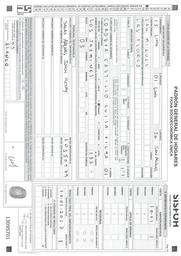
#> input picture input/pagina1_1.png, 181 x 256 px, shrunk from 1240 x 1754 before the run, found by its file name
$ python TestingCornersAlgorithms.py
#> lines starting #> are read from the running program, lines starting #| are printed output that depends on the picture
import numpy as np
import cv2
import time
import helloworld
def countNonZero(sum, i_j, x_y = None):
    if x_y is None:
        i = i_j[0]
        j = i_j[1]
        if i<0 or j<0:
            return 0

        return sum[i,j]
    else:
        i = i_j[0]
        j = i_j[1]
        x = x_y[0]
        y = x_y[1]
        T = countNonZero(sum, i_j=x_y)
        A = countNonZero(sum, i_j=(i-1,j-1))
        P = countNonZero(sum, i_j=(x, j-1))
        Q = countNonZero(sum, i_j=(i-1, y))
        return T-P-Q+A

def createSum(A):
    sum = np.zeros(A.shape)
    rows, cols = A.shape
    for x in range(rows):
        for y in range(cols):
            T = countNonZero(sum, i_j=(x-1, y - 1))
            P = countNonZero(sum, i_j=(x - 1, y))
            Q = countNonZero(sum, i_j=(x, y - 1))
            S = P + Q - T
            if A[x,y] != 0:
                S += 1
            sum[x,y] = S
    return sum

if __name__ == '__main__':
    A = np.zeros((4,3))
    A[0, 1] = 1
    A[1, 2] = 1
    A[3, 2] = 1
    A[2, 0] = 1
    print(A)
    S = createSum(A)
    print(S)
    start_time = time.time()
    A = cv2.imread('/home/vmchura/Documents/handwritten/input/pagina1_1.png', 0)
#> A: shape (256, 181); min 49, max 255, mean 233.8
    print("--- %s seconds ---" % (time.time() - start_time))
    start_time = time.time()
    S = createSum(A)
#> after the loop in createSum (call 2), `for x in range(rows):`:
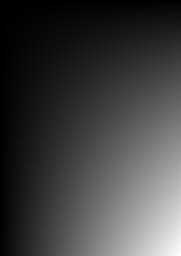
#> sum: shape (256, 181) float64; min 1, max 46336, mean 11693.5; drawn with min black and max white
    print("--- %s seconds ---" % (time.time() - start_time))

$ run again, with input/pagina1_2.png copied over input/pagina1_1.png
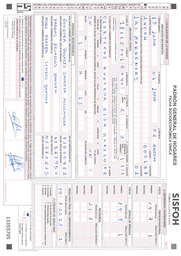
#> input picture input/pagina1_2.png, 181 x 256 px, shrunk from 2483 x 3508 before the run, found by its file name
#> `A = cv2.imread('/home/vmchura/Documents/handwritten/input/pagina1_1.pn..`:
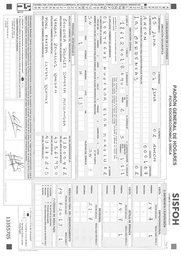
#> A: shape (256, 181); min 53, max 255, mean 235
